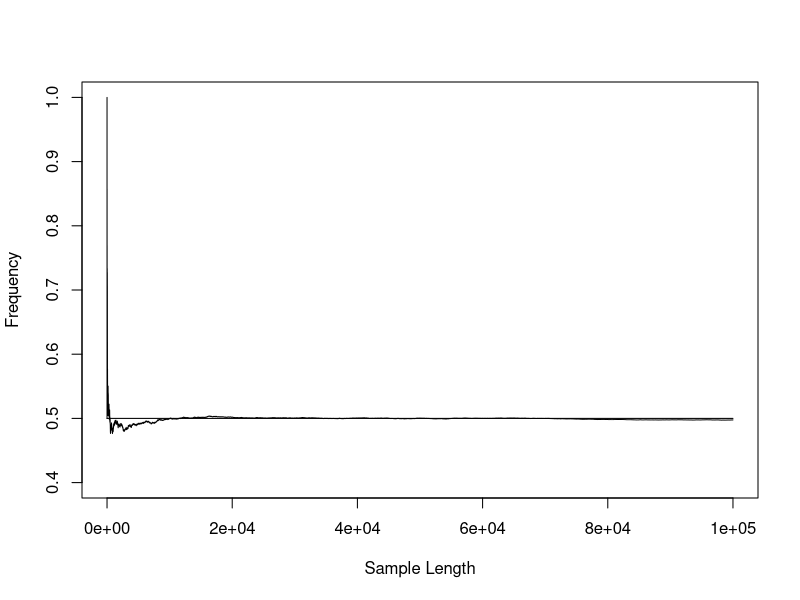
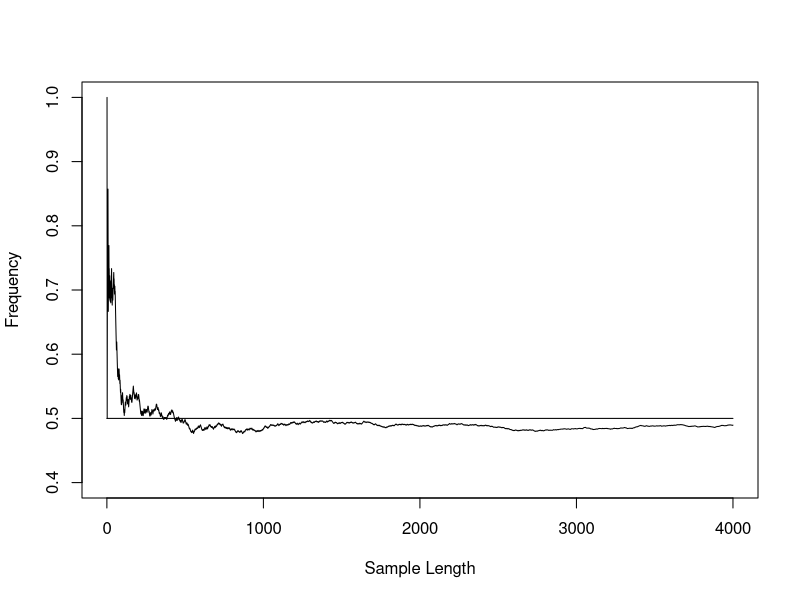
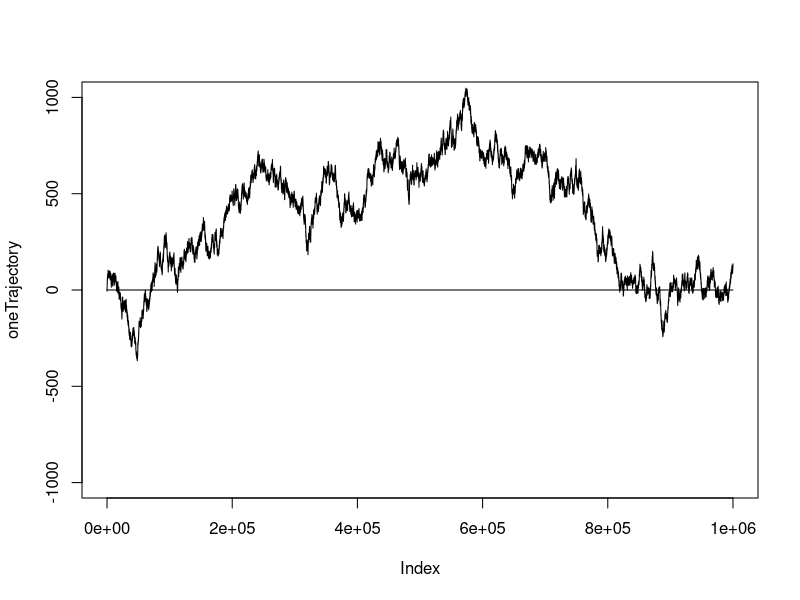
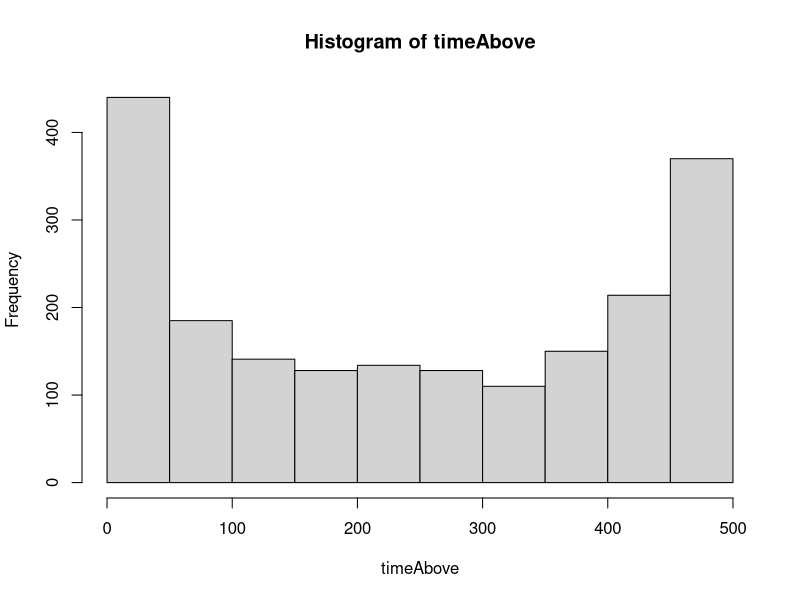

Here is the R script that generated these plots, in order:
## ---- chunk 1
##sets the "random" pattern of flips to a specific seed, that way it can be random
##and replicated
set.seed(12345)
##asign value of 100000 to variable nFlips
nFlips <- 100000
##generate a sample of outcomes either 0 or 1, 100000 times, with replacing set to 
##true
Flips <- sample(0:1,nFlips,repl=T)
##store the cumulative sum of Flips into variable Trajectory
Trajectory<-cumsum(Flips)
##store the value of Trajectorydivided by the number of flips into freq
freq <- Trajectory/(1:nFlips)
##creates a plot of length of freq vs freq. y axis set from 0.4 to 1, labels the 
##axis as Frequency and Sample length
plot(1:length(freq),freq, ylim=c(.4,1),type="l",ylab="Frequency",xlab="Sample Length")
##draws a horizontal line at 0.5
lines(c(0,nFlips),c(.5,.5))
##creats a chart of points up to 4000 and their corresponding frequencies, sets y 
##axis from .4 to 1, labels axis
plot(1:4000,freq[1:4000], ylim=c(.4,1),type="l",ylab="Frequency",xlab="Sample Length") 
##draws a horizontal line at 0.5
lines(c(0,4000),c(.5,.5))
## ---- chunk 2
##sets nFlips to 1 million
nFlips<-1000000;
##sets the seed to specific value
set.seed(12345)
##generates sample of values 0 or 1, 1000000 times, with replacing values, 
##subtracts 0.5 from each value and multiplies all values by two. This will give us
##-1s and +1s
Flips<-(sample(0:1,nFlips,repl=T)-.5)*2
## ---- chunk 3
##Alternative way to simulate variable Flips using rbinom() instead of sample()
nFlips<-1000000;
set.seed(12345)
Flips<-(rbinom(nFlips,1,.5)-.5)*2
## ---- chunk 4
## Assign the cumulative sum of Flips to variable oneTrajectory
oneTrajectory<-cumsum(Flips)
## Plot line graph of one Trajectory vs # of Flips, sets Y axis from -1000 to +1000
plot(oneTrajectory, ylim=c(-1000,1000),type="l")
## Draws a horizontal line at 0
lines(c(0,nFlips),c(0,0))
## ---- chunk 5
## Creates a 2000 row by 500 column matrix, using the simulated Flips data, and 
##uses apply to run the cumulative sum within each row. Then transpose the matrix
Trajectories2000by500<-t(apply(matrix(Flips,ncol=500),1,cumsum))
##checks the dimensions of the matrix
dim(Trajectories2000by500)
## Sums the number of  trajectories that have an absolute value less than 5, then 
##divides by 2000 to find the probability
(probability.less.than.5<-sum(abs(Trajectories2000by500[,500])<5)/2000)
## Sums the number of trajectories with an absolute value greater than or equal to 
##25, then divides 2000 to find the probability
(probability.greater.than.25<-sum(abs(Trajectories2000by500[,500])>=25)/2000)
## ---- chunk 6
##Uses the apply function to sum each column in Trajectories2000by500, gives 500 ##sums
timeAbove<-apply(Trajectories2000by500,1,function(z) sum(z>0))
##Creates a histogram of these sums (timeAbove)
hist(timeAbove)
